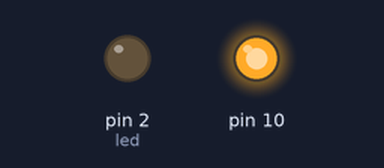
The sketch below on a simulated Arduino Uno, built with avr-gcc and run on an emulated ATmega328P. Shown: output pins drawn as LEDs (lit = HIGH). No radio packets arrive unless stated; what the sketch prints to the serial monitor is not drawn.

Above: at 0.2 s.
Timing chart, 0 to 1.7 s (numbered marks = the images above):
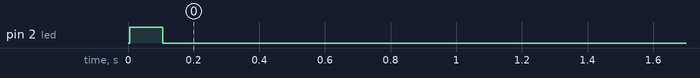

The sketch:

node01.ino
```cpp
/*
   Modified version of code at: https://howtomechatronics.com/tutorials/arduino/how-to-build-an-arduino-wireless-network-with-multiple-nrf24l01-modules/
  Arduino Wireless Network - Multiple NRF24L01 Tutorial
        == Node 01 (Child of Master node 00) ==

  // Node 01 listens for a message from Node 2
  // the incoming value is used to turn on/off
  // pin 5 (built in LED)

*/


#include <RF24Network.h>
#include <RF24.h>

RF24 radio(5, 4);               // nRF24L01 (CE,CSN)
RF24Network network(radio);      // Include the radio in the network
const uint16_t this_node = 01;   // Address of our node in Octal format ( 04,031, etc)
const uint16_t master00 = 00;    // Address of the other node in Octal format

// led output
const int led = 2;

// initialization:
void setup() {
  SPI.begin();
  radio.begin();
  // set channel and this node's address
  network.begin(90, this_node); //(channel, node address)
  radio.setDataRate(RF24_1MBPS);
  pinMode(led, OUTPUT);

  // start serial comms
  Serial.begin(9600);
  Serial.println("");
  Serial.println("listening for message from node 02...");
  digitalWrite(led, HIGH);
  delay(100);
  digitalWrite(led, LOW);

}
void loop() {
  // keep messages moving
  network.update();

  //===== Receiving =====//
  // check for incoming data
  while ( network.available() ) {
    RF24NetworkHeader header;
    unsigned long incomingData;

    // read data and header
    network.read(header, &incomingData, sizeof(incomingData));

    // check where the data came from
    if (header.from_node == 02) {    // If data comes from Node 02
      digitalWrite(led, incomingData);
      Serial.println("message from node 02");
    }
  }

  // Could also send stuff to node 00 and node 02 here.
}
```
